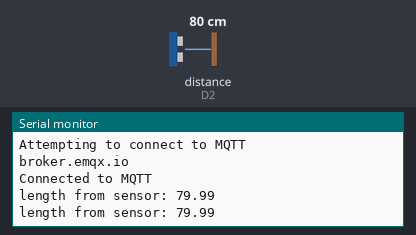
This sketch was run on a simulated Arduino MKR. Shown: the last lines printed to the serial monitor. Wiring (inferred from the names in the program): ultrasonic range finder: trigger D4; echo D2. Inputs (shaded band) come from the test bench; at power-on: distance to the obstacle (sensor on D2) 80 cm. The echo pulse lasts 58.3 µs per cm; WiFi joins after 1.5 s; servers stay silent unless stated; no MQTT or app messages arrive unless stated.

Above: at 2.7 s.
2.8 s: distance to the obstacle (sensor on D2) set to 26 cm
At 3.5 s:
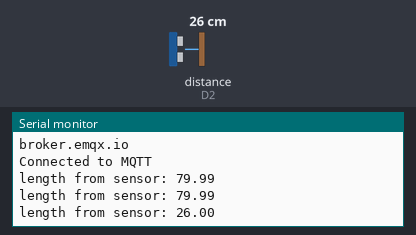
4.3 s: distance to the obstacle (sensor on D2) set to 23 cm
At 5.5 s:
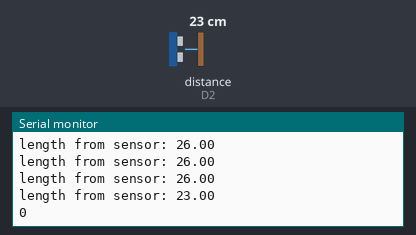
Timing chart, 0 to 7.3 s (numbered marks = the images above; inputs shaded):
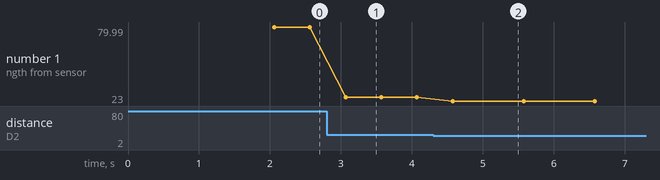

The sketch:

Ultrasonic.ino
```cpp
#include <WiFiNINA.h>
#include <ArduinoMqttClient.h>

char ssid[] = "Your WiFi Name";
char pass[] = "Your WiFi password";


int echopin = 2;
int trigpin = 4;
int LED = 8;

WiFiClient wClient;
MqttClient mqttClient(wClient);

const char broker[] = "broker.emqx.io";
int port = 1883;
const char pat_subject[] = "SIT210/pat";
const char waves_subject[] = "SIT210/waves";
const char message[] = "working";

bool subscribed = false;
bool pat = false;

void setup() {
  // Initialize serial and wait for port to open:

  Serial.begin(9600);

  while(!Serial) delay(1);

  pinMode(trigpin, OUTPUT);
  pinMode(echopin, INPUT);

  Serial.println("Attempting to connect to wifi");
  while (WiFi.begin(ssid, pass) != WL_CONNECTED)
  {
    Serial.print(",");
    delay(5000);
  }

  Serial.println("Connected to WiFi");
  Serial.println();

  Serial.println("Attempting to connect to MQTT");
  Serial.println(broker);

  if(!mqttClient.connect(broker, port)){
    Serial.print("Can't connect to MQTT broker: error code = ");
    Serial.println(mqttClient.connectError());

    while(1);
  }
  Serial.println("Connected to MQTT");
  Serial.println();


  mqttClient.subscribe(pat_subject);
  mqttClient.subscribe(waves_subject);
}

void loop() {
  if (subscribed == false){
    sensor();
  }
  else{
    led();
  }
}

void led(){
  int Msize = mqttClient.parseMessage();
  Serial.print(Msize);
  if (Msize){
    Serial.print("Works");
    Serial.print("Received message with the subject");
    Serial.print(mqttClient.messageTopic());
    Serial.print(" , length ");
    Serial.print(Msize);
    Serial.println(" bytes:");

    while (mqttClient.available()){
      Serial.print((char)mqttClient.read());
    }

    Serial.println();
    int i = 0;
    if (pat == false)
    {
      while (i < 3){
        digitalWrite(LED, HIGH);
        delay(700);
        digitalWrite(LED, LOW);
        delay(700);
        i++;
      }
    }
    else
    {
      digitalWrite(LED, HIGH);
      delay(3000);
      digitalWrite(LED, LOW);
    }

    Serial.println();
  }
  subscribed = false;
}

void sensor(){
  mqttClient.poll();
  delay(500);

  digitalWrite(trigpin, LOW);
  delayMicroseconds(2);
  digitalWrite(trigpin, HIGH);
  delayMicroseconds(10);
  digitalWrite(trigpin, LOW);

  float time = pulseIn(echopin, HIGH);
  float cm = (time * 0.0343) / 2;
  Serial.print("length from sensor: ");
  Serial.println(cm);
  if (cm < 25 && cm > 10){
    pat = false;
    mqttClient.beginMessage(waves_subject);
    mqttClient.println(waves_subject);
    mqttClient.print("hello: ");
    mqttClient.endMessage();
    subscribed = true;
    delay(500);
    pat = false;
  }
  else if (cm < 10){
    pat = true;
    mqttClient.beginMessage(pat_subject);
    mqttClient.println(pat_subject);
    mqttClient.print("patted: ");
    mqttClient.endMessage();
    subscribed = true;
    delay(500);
  }
}
```

Measured:
- the behaviour switches between 25 and 24 cm on distance to the obstacle (sensor on D2) (found by bisection; images 1 and 2)
- after the input at 2.8 s, the serial monitor: prints a new line after 0.27 s (image 1)
- after the input at 4.3 s, the serial monitor: prints a new line after 0.27 s (image 2)
- plotted number 1: 79.99 → 26 after the input at 2.8 s, 26 → 23 after the input at 4.3 s
